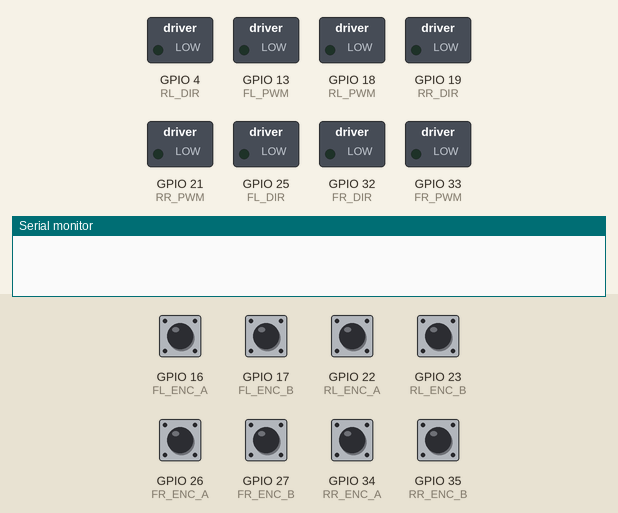
The sketch below on a simulated ESP32. Parts: switched loads named in the sketch (green lamp = pin HIGH), the last lines printed to the serial monitor. Inputs (shaded band) come from the test bench; at power-on: GPIO 16 (FL_ENC_A), GPIO 17 (FL_ENC_B), GPIO 22 (RL_ENC_A), GPIO 23 (RL_ENC_B), GPIO 26 (FR_ENC_A), GPIO 27 (FR_ENC_B), GPIO 34 (RR_ENC_A), GPIO 35 (RR_ENC_B) HIGH.

Above: at 0.0 s.
At 3.1 s:
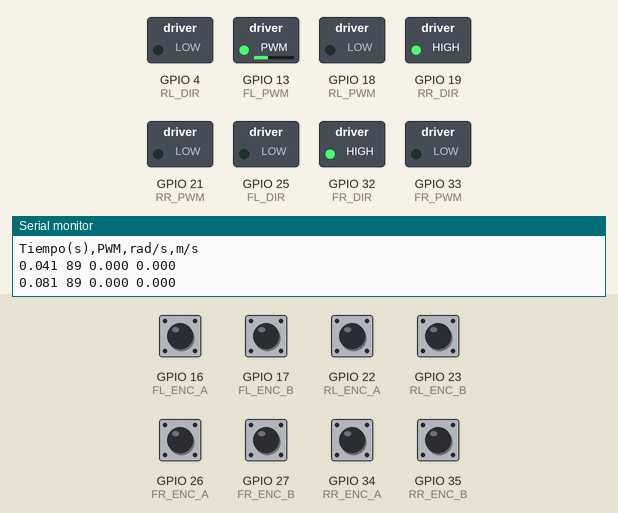
At 6.1 s:
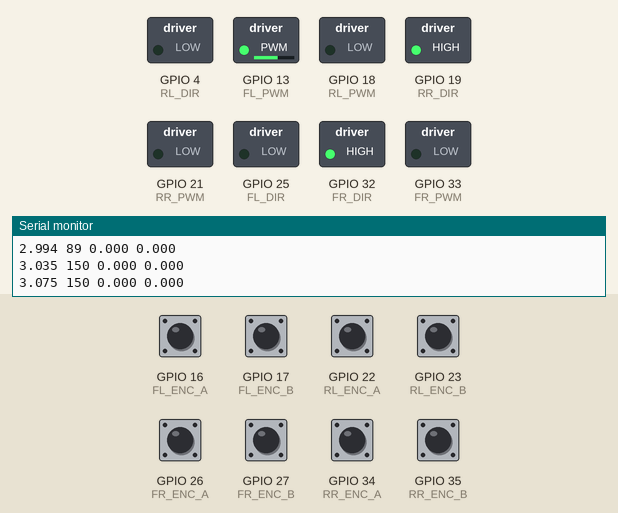
At 8.1 s:
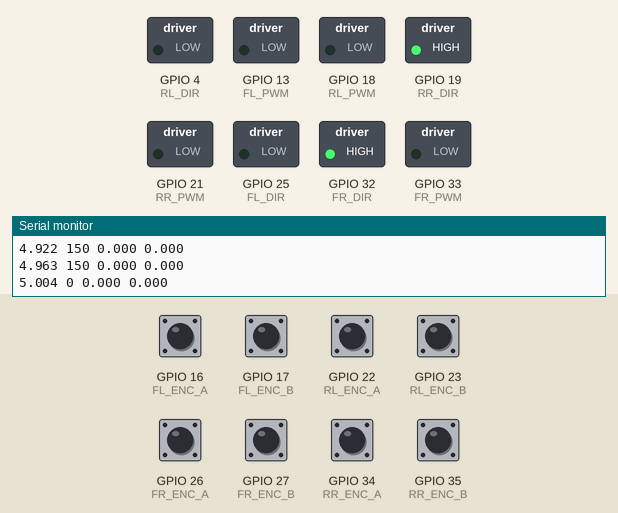
Timing chart, 0 to 9.6 s (numbered marks = the images above):
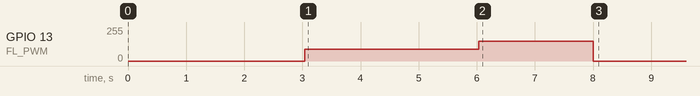

The sketch:

EnsayoEscalon.ino
```cpp
#include <Arduino.h>

portMUX_TYPE mux = portMUX_INITIALIZER_UNLOCKED;

// ================================================================
//  CONFIGURACIÓN DE PINES
// ================================================================
#define FL_PWM 13
#define FL_DIR 25
#define FL_ENC_A 16
#define FL_ENC_B 17

#define FR_PWM 33
#define FR_DIR 32
#define FR_ENC_A 26
#define FR_ENC_B 27

#define RL_PWM 18
#define RL_DIR 4
#define RL_ENC_A 22
#define RL_ENC_B 23

#define RR_PWM 21
#define RR_DIR 19
#define RR_ENC_A 34
#define RR_ENC_B 35

// Configuración PWM
const int freq = 1000;
const int resolution = 8;

// ================================================================
//  CONSTANTES DEL ROBOT Y MOTORES
// ================================================================
const float RADIO_RUEDA = 0.0325;
const int PPR_MOTOR = 11;
const int GEAR_RATIO = 34;

// Resolución 4X confirmada
const int COUNTS_PER_REV = (PPR_MOTOR * GEAR_RATIO) * 4;
const float rads_por_cuenta = (2.0f * PI) / (float)COUNTS_PER_REV;

// ================================================================
//  CONFIGURACIÓN DEL ENSAYO
// ================================================================
enum Motores { M_FL, M_FR, M_RL, M_RR };

// ---> CAMBIA ESTA VARIABLE PARA ELEGIR QUÉ MOTOR ENSAYAR <---
const Motores MOTOR_A_PROBAR = M_FL;

const int PWM_ESCALON = 150;
const unsigned long ventana_us = 40000;  //Tiempo de muestreo

// ================================================================
//  VARIABLES DE ESTADO Y TIEMPO
// ================================================================
volatile long cont_FL = 0, cont_FR = 0, cont_RL = 0, cont_RR = 0;
long prev_FL = 0, prev_FR = 0, prev_RL = 0, prev_RR = 0;

unsigned long lastWindowUs = 0;
unsigned long tiempoInicioEnsayo = 0;

int pwm_actual = 0;
int pwm_base = 0;
bool ensayo_terminado = false;

// ================================================================
//  INTERRUPCIONES (Resolución 4X Real Corregida)
// ================================================================
// ================================================================
//  INTERRUPCIONES (Resolución 4X Real Corregida e Invertida)
// ================================================================
// Canal A: ahora resta cuando son diferentes y suma cuando son iguales
void IRAM_ATTR isr_FL_A() { (digitalRead(FL_ENC_A) != digitalRead(FL_ENC_B)) ? cont_FL-- : cont_FL++; }
void IRAM_ATTR isr_FR_A() { (digitalRead(FR_ENC_A) != digitalRead(FR_ENC_B)) ? cont_FR-- : cont_FR++; }
void IRAM_ATTR isr_RL_A() { (digitalRead(RL_ENC_A) != digitalRead(RL_ENC_B)) ? cont_RL-- : cont_RL++; }
void IRAM_ATTR isr_RR_A() { (digitalRead(RR_ENC_A) != digitalRead(RR_ENC_B)) ? cont_RR-- : cont_RR++; }

// Canal B: ahora resta cuando son iguales y suma cuando son diferentes
void IRAM_ATTR isr_FL_B() { (digitalRead(FL_ENC_A) == digitalRead(FL_ENC_B)) ? cont_FL-- : cont_FL++; }
void IRAM_ATTR isr_FR_B() { (digitalRead(FR_ENC_A) == digitalRead(FR_ENC_B)) ? cont_FR-- : cont_FR++; }
void IRAM_ATTR isr_RL_B() { (digitalRead(RL_ENC_A) == digitalRead(RL_ENC_B)) ? cont_RL-- : cont_RL++; }
void IRAM_ATTR isr_RR_B() { (digitalRead(RR_ENC_A) == digitalRead(RR_ENC_B)) ? cont_RR-- : cont_RR++; }

// ================================================================
//  SETUP
// ================================================================
void setup() {
  Serial.begin(115200);
  delay(2000);

  switch (MOTOR_A_PROBAR) {
    case M_FL: pwm_base = 89; break;
    case M_FR: pwm_base = 47; break;
    case M_RL: pwm_base = 84; break;
    case M_RR: pwm_base = 78; break;
  }

  Serial.println("Tiempo(s),PWM,rad/s,m/s");

  pinMode(FL_DIR, OUTPUT); digitalWrite(FL_DIR, LOW);
  pinMode(RL_DIR, OUTPUT); digitalWrite(RL_DIR, LOW);
  pinMode(FR_DIR, OUTPUT); digitalWrite(FR_DIR, HIGH);
  pinMode(RR_DIR, OUTPUT); digitalWrite(RR_DIR, HIGH);

  ledcAttach(FL_PWM, freq, resolution); ledcWrite(FL_PWM, 0);
  ledcAttach(FR_PWM, freq, resolution); ledcWrite(FR_PWM, 0);
  ledcAttach(RL_PWM, freq, resolution); ledcWrite(RL_PWM, 0);
  ledcAttach(RR_PWM, freq, resolution); ledcWrite(RR_PWM, 0);

  pinMode(FL_ENC_A, INPUT_PULLUP); pinMode(FL_ENC_B, INPUT_PULLUP);
  pinMode(FR_ENC_A, INPUT_PULLUP); pinMode(FR_ENC_B, INPUT_PULLUP);
  pinMode(RL_ENC_A, INPUT_PULLUP); pinMode(RL_ENC_B, INPUT_PULLUP);
  pinMode(RR_ENC_A, INPUT_PULLUP); pinMode(RR_ENC_B, INPUT_PULLUP);

  // Asignamos las interrupciones separadas
  attachInterrupt(digitalPinToInterrupt(FL_ENC_A), isr_FL_A, CHANGE);
  attachInterrupt(digitalPinToInterrupt(FL_ENC_B), isr_FL_B, CHANGE);

  attachInterrupt(digitalPinToInterrupt(FR_ENC_A), isr_FR_A, CHANGE);
  attachInterrupt(digitalPinToInterrupt(FR_ENC_B), isr_FR_B, CHANGE);

  attachInterrupt(digitalPinToInterrupt(RL_ENC_A), isr_RL_A, CHANGE);
  attachInterrupt(digitalPinToInterrupt(RL_ENC_B), isr_RL_B, CHANGE);

  attachInterrupt(digitalPinToInterrupt(RR_ENC_A), isr_RR_A, CHANGE);
  attachInterrupt(digitalPinToInterrupt(RR_ENC_B), isr_RR_B, CHANGE);

  delay(1000);
  tiempoInicioEnsayo = millis();
  lastWindowUs = micros();
}

// ================================================================
//  LOOP
// ================================================================
void loop() {
  if (ensayo_terminado) return;

  unsigned long ahora_us = micros();
  unsigned long ahora_ms = millis();
  unsigned long tiempo_transcurrido = ahora_ms - tiempoInicioEnsayo;

  if ((ahora_us - lastWindowUs) >= ventana_us) {

    if (tiempo_transcurrido < 3000) {
      pwm_actual = pwm_base;
    } else if (tiempo_transcurrido < 5000) {
      pwm_actual = PWM_ESCALON;
    } else {
      pwm_actual = 0;
      ensayo_terminado = true;
    }

    ledcWrite(FL_PWM, (MOTOR_A_PROBAR == M_FL) ? pwm_actual : 0);
    ledcWrite(FR_PWM, (MOTOR_A_PROBAR == M_FR) ? pwm_actual : 0);
    ledcWrite(RL_PWM, (MOTOR_A_PROBAR == M_RL) ? pwm_actual : 0);
    ledcWrite(RR_PWM, (MOTOR_A_PROBAR == M_RR) ? pwm_actual : 0);

    portENTER_CRITICAL(&mux);
    long current_FL = cont_FL;
    long current_FR = cont_FR;
    long current_RL = cont_RL;
    long current_RR = cont_RR;
    portEXIT_CRITICAL(&mux);

    unsigned long ventana_real_us = ahora_us - lastWindowUs;
    if (ventana_real_us == 0) ventana_real_us = 1;

    long delta_FL = current_FL - prev_FL;
    long delta_FR = current_FR - prev_FR;
    long delta_RL = current_RL - prev_RL;
    long delta_RR = current_RR - prev_RR;

    prev_FL = current_FL;
    prev_FR = current_FR;
    prev_RL = current_RL;
    prev_RR = current_RR;

    float cps_FL = ((float)delta_FL * 1000000.0f) / (float)ventana_real_us;
    float cps_FR = ((float)delta_FR * 1000000.0f) / (float)ventana_real_us;
    float cps_RL = ((float)delta_RL * 1000000.0f) / (float)ventana_real_us;
    float cps_RR = ((float)delta_RR * 1000000.0f) / (float)ventana_real_us;

    float rads_FL = -(cps_FL * rads_por_cuenta);
    float rads_FR = cps_FR * rads_por_cuenta;
    float rads_RL = -(cps_RL * rads_por_cuenta);
    float rads_RR = cps_RR * rads_por_cuenta;

    float rads_actual = 0.0;
    switch (MOTOR_A_PROBAR) {
      case M_FL: rads_actual = rads_FL; break;
      case M_FR: rads_actual = rads_FR; break;
      case M_RL: rads_actual = rads_RL; break;
      case M_RR: rads_actual = rads_RR; break;
    }

    float m_s_actual = rads_actual * RADIO_RUEDA;

    float tiempo_s = tiempo_transcurrido / 1000.0;

    Serial.print(tiempo_s, 3); Serial.print(" ");
    Serial.print(pwm_actual);  Serial.print(" ");
    Serial.print(rads_actual, 3); Serial.print(" ");
    Serial.println(m_s_actual, 3);

    lastWindowUs = ahora_us;
  }
}
```

Measured:
- by itself, GPIO 13 (FL_PWM): 0/255 → 89/255 at 3.0 s, → 149/255 3.0 s later, → 0/255 2.0 s later
